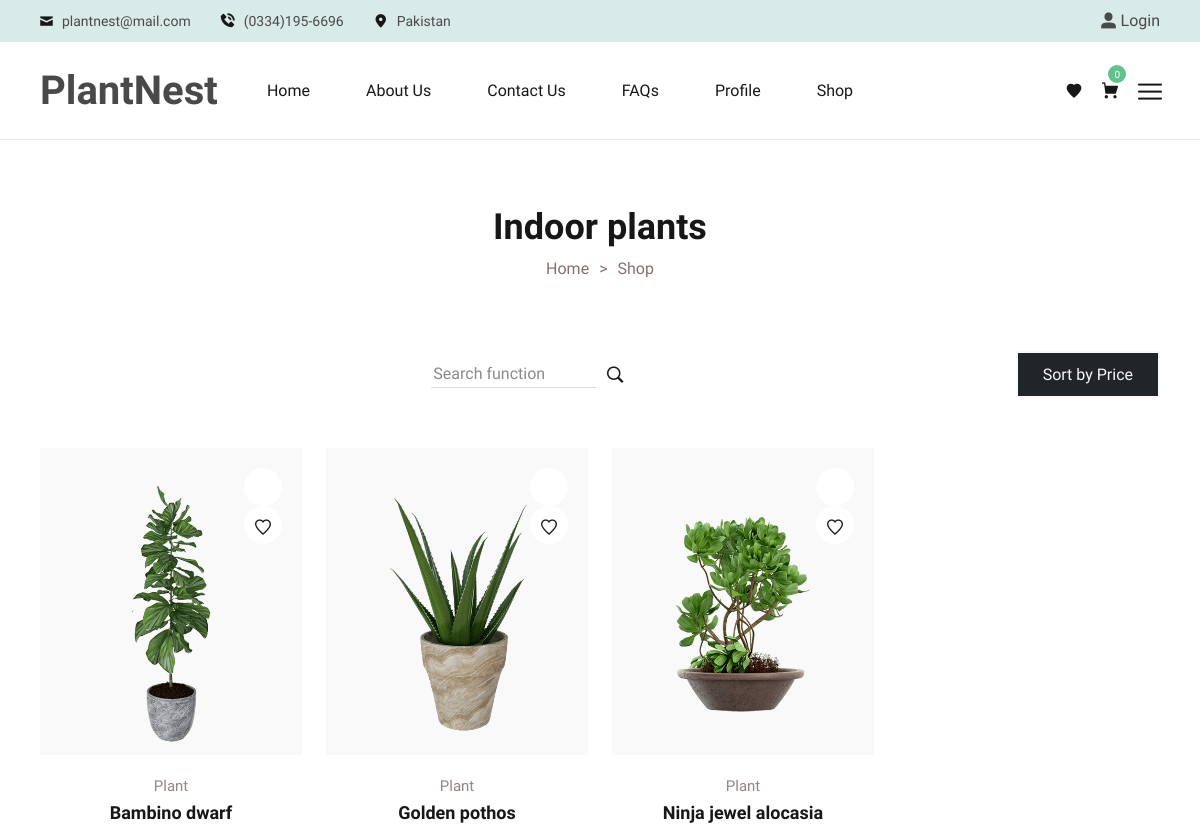
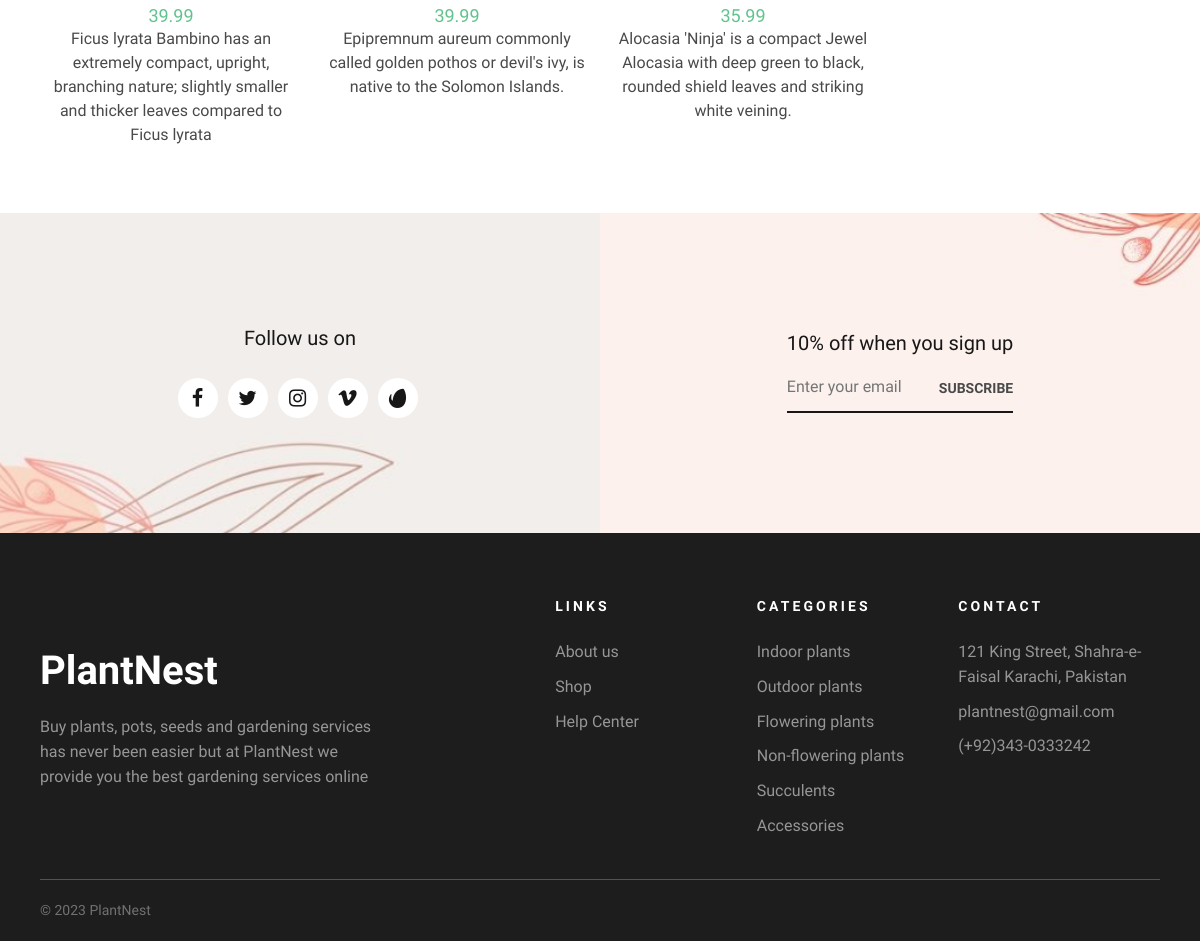
The page /plantnest/shop-fullwidth.php?id=1 on the database its author committed (2 pictures, top to bottom).
### tables this page shows
CREATE TABLE `categories` (
  `categoryID` int(11) NOT NULL,
  `categoryName` varchar(225) DEFAULT NULL,
  `categoryImage` varchar(225) DEFAULT NULL
);

CREATE TABLE `products` (
  `productID` int(11) NOT NULL,
  `productName` varchar(225) DEFAULT NULL,
  `productDescription` varchar(225) DEFAULT NULL,
  `productPrice` varchar(225) DEFAULT NULL,
  `productImage` varchar(225) DEFAULT NULL,
  `productStock` varchar(255) NOT NULL,
  `categoryID` int(11) DEFAULT NULL
);

### plantnest/php/query.php (called while the page is built, shortened)
<?php
include_once('models/config.php');
include_once("models/auth.php");
?>
<?php
$authModel = new Auth();
?>

### plantnest/models/auth.php (called while the page is built, shortened)
<?php
class Auth
{
    function showSingleProduct($ctg_id, $pdo)
    {
        $query = $pdo->prepare("Select * from products where categoryID = :id");
        $query->bindParam("id", $ctg_id);
        $query->execute();
        $products = $query->fetchAll(PDO::FETCH_ASSOC);
        return $products;
    }
}

### plantnest/shop-fullwidth.php (the view, shortened to what this page needs)
<?php
include("./components/header.php");
?>
<main>
    <div class="breadcrumb-section">
        <div class="container-fluid custom-container">
            <div class="breadcrumb-wrapper text-center">
                <?php
                if (isset($_GET['id'])) {
                    $ctg_id = $_GET['id'];
                    $query = $pdo->prepare("Select categoryName from categories where categoryID = :id");
                    $query->bindParam("id", $ctg_id);
                    $query->execute();
                    $categoryTitle = $query->fetchAll(PDO::FETCH_ASSOC);
                    foreach ($categoryTitle as $title) {
                        ?>
                        <h2 class="breadcrumb-wrapper__title">
                            <?php echo $title['categoryName'] ?>
                        </h2>
                        <?php
                    }
                    ?>
                    <ul class="breadcrumb-wrapper__items justify-content-center">
                        <li><a href="index.html">Home</a></li>
                        <li><span>Shop</span></li>
                    </ul>
                </div>
            </div>
        </div>
        <div class="shop-section section-padding-2">
            <div class="container-fluid custom-container">
                <div class="shop-filter align-items-center">
                    <div class="shop-filter-default justify-content-between align-items-center">
                        <div class="shop-filter-count d-none d-sm-block">
                        </div>
                        <li class="search d-none d-lg-block">
                            <div class="meta-search meta-search--dark">
                                <input type="text" id="taskFilter" placeholder="Search function" />
                                <button aria-label="search">
                                    <i class="lastudioicon-zoom-1"></i>
                                </button>
                            </div>
                        </li>
                        <div class="shop-filter-sort-by">
                            <div class="shop-filter-sort-by__label">
                                <form action="" method='post'>
                                    <button name='sortByPrice' class="btn btn-secondary text-light bg-dark">Sort by Price
                                    </button>
                                </form>
                            </div>
                        </div>
                    </div>
                </div>
                <div class="shop-wrapper">
                    <div class="row">
                        <?php
                        if (isset($_POST['sortByPrice'])) {
                            $products = $authModel->showSingleProductByPriceSort($ctg_id, $pdo);
                        } else {
                            $products = $authModel->showSingleProduct($ctg_id, $pdo);
                        }
                        foreach ($products as $item) {
                            ?>
                            <div class="col-lg-3 col-md-4 col-sm-6">
                                <div class="single-product js-scroll ShortFadeInUp">
                                    <a href="product-single.php?id=<?php echo $item['productID'] ?>">
                                        <div class="single-product__thumbnail">
                                            <div class="single-product__thumbnail--meta-3">
                                                <?php
                                                if (isset($_SESSION['USER'])) {
                                                    $user = $_SESSION['USER'];
                                                    foreach ($user as $user) {
                                                        $userID = $user['userID'];
                                                    }
                                                    ?>
                                                    <a href="?wishlist=<?php echo $item['productID'] ?>&userId=<?php echo $userID ?>"
                                                        data-bs-tooltip="tooltip" data-bs-placement="top"
                                                        data-bs-title="Add to wishlist" data-bs-custom-class="p-meta-tooltip"
                                                        aria-label="wishlist">
                                                        <i class="lastudioicon-heart-2"></i>
                                                    </a>
                                                    <?php
                                                } else {
                                                    ?>
                                                    <a href="login.php" data-bs-tooltip="tooltip" data-bs-placement="top"
                                                        data-bs-title="Add to wishlist" data-bs-custom-class="p-meta-tooltip"
                                                        aria-label="wishlist">
                                                        <i class="lastudioicon-heart-2"></i>
                                                    </a>
                                                    <?php
                                                }
                                                ?>
                                            </div>
                                            <div class="single-product__thumbnail--holder">
                                                <a href="product-single.php?id=<?php echo $item['productID'] ?>">
                                                    <img src="./adminPanel/images/products/<?php echo $item['productImage'] ?>"
                                                        alt="Product" width="344" height="370" />
                                                </a>
                                            </div>
                                        </div>
                                        <div class="single-product__info text-center">
                                            <div class="single-product__info--tags">
                                                <a href="#">Plant</a>
                                            </div>
                                            <h3 class="single-product__info--title tr-row">
                                                <a href="product-single.php?id=<?php echo $item['productID'] ?>">
                                                    <?php echo $item['productName'] ?>
                                                </a>
                                            </h3>
                                            <div class="single-product__info--price">
                                                <ins>
                                                    <?php echo $item['productPrice'] ?>
                                                </ins>
                                            </div>
                                            <div>
                                                <p>
                                                    <?php echo $item['productDescription'] ?>
                                                </p>
                                            </div>
                                        </div>
                                    </a>
                                </div>
                            </div>
                            <?php
                        }
                }
                ?>
                </div>
            </div>
        </div>
    </div>
    <div class="newsletter-section">
        <div class="newsletter-left" style="
                        background-image: url(assets/images/newsletter-bg-1.jpg);
                    ">
            <div class="newsletter-social">
                <h4 class="newsletter-social__label">Follow us on</h4>
                <ul class="newsletter-social__list">
                    <li>
                        <a href="#" aria-label="facebook"><i class="lastudioicon-b-facebook"></i></a>
                    </li>
                    <li>
                        <a href="#" aria-label="twitter"><i class="lastudioicon-b-twitter"></i></a>
                    </li>
                    <li>
                        <a href="#" aria-label="instagram"><i class="lastudioicon-b-instagram"></i></a>
                    </li>
                    <li>
                        <a href="#" aria-label="vimeo"><i class="lastudioicon-b-vimeo"></i></a>
                    </li>
                    <li>
                        <a href="#" aria-label="envato"><i class="lastudioicon-envato"></i></a>
                    </li>
                </ul>
            </div>
        </div>
        <div class="newsletter-right" style="
                        background-image: url(assets/images/newsletter-bg-2.jpg);
                    ">
            <div class="newsletter-wrapper text-center">
                <h4 class="newsletter-wrapper__title-2">
                    10% off when you sign up
                </h4>
                <form action="#">
                    <div class="newsletter-form-style-1">
                        <input type="text" placeholder="Enter your email address..." />
                        <button>Subscribe</button>
                    </div>
                </form>
            </div>
        </div>
    </div>
</main>
<?php
include("./components/footer.php");
?>

### plantnest/components/footer.php (shortened to what this page needs)
<footer class="footer-section-2 footer-dark">
    <div class="container-fluid custom-container">
        <div class="footer-main footer-padding align-items-center">
            <div class="footer-left">
                <div class="footer-about text-lg-start text-center">
                    <a class="footer-about__logo" href="index.php">
                        <h1 id="logo">PlantNest</h1>
                    </a>
                    <p>
                        Buy plants, pots, seeds and gardening services has never been easier but at PlantNest we provide
                        you the best gardening services online
                    </p>
                </div>
            </div>
            <div class="footer-right">
                <div class="footer-link">
                    <div class="footer-link__wrapper">
                        <h4 class="footer-title text-white">links</h4>
                        <ul class="footer-link__list">
                            <li><a href="about.php">About us</a></li>
                            <li><a href="allProducts.php">Shop</a></li>
                            <li><a href="term-of-use.php">Help Center</a></li>
                        </ul>
                    </div>
                    <div class="footer-link__wrapper">
                        <h4 class="footer-title text-white">Categories</h4>
                        <ul class="footer-link__list">
                            <?php
                            $query = $pdo->prepare("select * from categories");
                            $query->execute();
                            $result = $query->fetchAll(PDO::FETCH_ASSOC);
                            foreach ($result as $singleRow) {
                                ?>
                                <li><a href="shop-fullwidth.php?id=<?php echo $singleRow['categoryID'] ?>">
                                        <?php echo $singleRow['categoryName'] ?>
                                    </a></li>
                                <?php
                            }
                            ?>
                        </ul>
                    </div>
                    <div class="footer-link__wrapper">
                        <h4 class="footer-title text-white">Contact</h4>
                        <ul class="footer-link__list">
                            <li>
                                <span>
                                    121 King Street, Shahra-e-Faisal
                                    Karachi, Pakistan
                                </span>
                            </li>
                            <li>
                                <a href="mailto:info@example.com">
                                    plantnest@gmail.com
                                </a>
                            </li>
                            <li>
                                <a href="tel:626997-4298"> (+92)343-0333242</a>
                            </li>
                        </ul>
                    </div>
                </div>
            </div>
        </div>
        <div class="footer-copyright">
            <div class="row align-items-center">
                <div class="col-md-6">
                    <div class="text-center text-md-start">
                        <p>
                            &copy;
                            <span class="current-year">2023</span>
                            <span> PlantNest </span>
                        </p>
                    </div>
                </div>
            </div>
        </div>
    </div>
</footer>
</body>

### plantnest/components/footer.php (style rules this page uses)
#logo { color: white; }

### rows shown on the page
categories: categoryName "Indoor plants"
products: productImage (picture), productName "Bambino dwarf", productPrice "39.99", productDescription "Ficus lyrata Bambino has an extremely compact, upright, branching nature; slightly smaller and thicker leaves compared to Ficus lyrata"
products: productImage (picture), productName "Golden pothos", productPrice "39.99", productDescription "Epipremnum aureum commonly called golden pothos or devil's ivy, is native to the Solomon Islands."
products: productImage (picture), productName "Ninja jewel alocasia", productPrice "35.99", productDescription "Alocasia 'Ninja' is a compact Jewel Alocasia with deep green to black, rounded shield leaves and striking white veining."
categories: categoryName "Outdoor plants"
categories: categoryName "Flowering plants"
categories: categoryName "Non-flowering plants"
categories: categoryName "Succulents"
categories: categoryName "Accessories"
